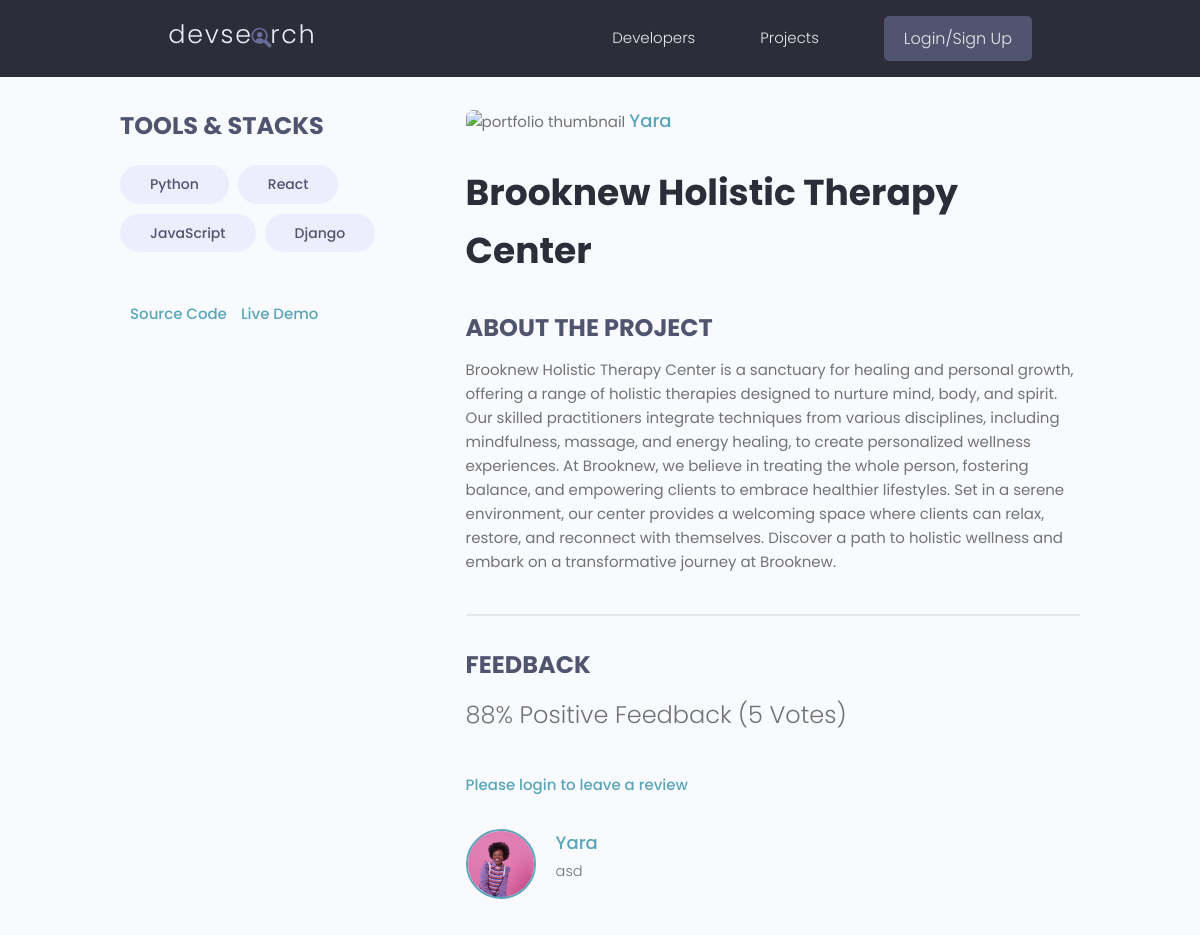
Page /projects/project/fa3c3e9c-9ac0-4ae5-9eec-9b0ad2c6ed4a/ on the committed database.
### projects/models.py (models this page shows, shortened)
class Tag(models.Model): #inherit from model
    name = models.CharField(max_length=200) #name of tag
    created = models.DateTimeField(auto_now_add=True)
    id = models.UUIDField(default=uuid. uuid4, unique=True, primary_key=True, editable=False)
    def __str__(self):
        return self.name

class Project(models.Model):
    owner = models.ForeignKey(Profile, null=True, blank=True, on_delete=models.SET_NULL)  #connect a project to a specific user (many to one relationship)
    title = models.CharField(max_length=200)
    description = models.TextField(null = True, blank= True)
    featured_image = models.ImageField(null=True, blank=True, default="default.jpg")
    demo_link = models.CharField(max_length= 2000, null = True, blank= True)
    source_link = models.CharField(max_length=2000, null = True, blank= True)
    tags = models.ManyToManyField('Tag', blank = True) # True means we dont need to select a tag #create a relationship to a tag (tag can be connected to multiple models)
    vote_total = models.IntegerField(default=0, null=True, blank=True)#store votes here
    vote_ratio= models.IntegerField(default=0, null=True, blank=True)#store votes here
    created = models.DateTimeField(auto_now_add=True)
    id = models.UUIDField(default=uuid. uuid4, unique=True, primary_key=True, editable=False)
    class Meta:
        ordering = ['-vote_ratio', '-vote_total', 'title']
    @property
    def reviewers(self):
        queryset = self.review_set.all().values_list('owner__id', flat=True)
        return queryset

class Review(models.Model):
    VOTE_TYPE = (   #creating a tuple reference by using 'up' but 'Up Vote' is what is displayed
        ('up', 'Up Vote'),
        ('down', 'Down Vote'),
    )
    owner = models.ForeignKey(Profile, on_delete=models.CASCADE, null=True) #if a user delets their account it deletes their review
    project = models.ForeignKey(Project, on_delete= models.CASCADE) #(on_delete, whenever a project is deleted what do we want to do with all the children, all the reviews connected to the project) here, if a project is deleted the review will be left alone and the project field is set to SET_NULL (CASCADE will delete all reviews if project is deleted)
    body =  models.TextField(null = True, blank= True)    #when someoe writes a review
    value = models.CharField(max_length=200, choices=VOTE_TYPE)    #give user only two options, dont want them to write anything (This will be a dropdown list)
    created = models.DateTimeField(auto_now_add=True)
    id = models.UUIDField(default=uuid. uuid4, unique=True, primary_key=True, editable=False)
    class Meta:
        unique_together= [['owner', 'project']] #Can only leave one review per project

### users/models.py (models this page shows, shortened)
class Profile(models.Model):
    user = models.OneToOneField(User, on_delete=models.CASCADE, null=True, blank=True)  #anytime a user is deleted, the profile is deleted
    name = models.CharField(max_length=200, blank=True, null=True)
    email = models.EmailField(max_length=500, blank=True, null=True)
    short_intro = models.CharField(max_length=200, blank=True, null=True, default="This is a default bio. User has not added a bio yet.")
    username = models.CharField(max_length=200, blank=True, null=True)
    location = models.CharField(max_length=200, blank=True, null=True, default="Earth")
    bio = models.TextField(blank=True, null= True)
    profile_image = models.ImageField(blank=True, null= True, upload_to='profiles/', default='profiles/user-default.png' ) #route where the profile goes
    social_github = models.CharField(max_length=200, blank=True, null=True)
    social_twitter = models.CharField(max_length=200, blank=True, null=True)
    social_youtube = models.CharField(max_length=200, blank=True, null=True)
    social_linkedin = models.CharField(max_length=200, blank=True, null=True)
    social_website = models.CharField(max_length=200, blank=True, null=True)
    created = models.DateTimeField(auto_now_add=True) #time stamp
    id = models.UUIDField(default=uuid. uuid4, unique=True, primary_key=True, editable=False) # set an id field

### projects/views.py (the view, shortened to what this page needs)
# urls.py: path('project/<str:pk>/', views.project, name='project'),
def project(request, pk):
    projectObj = Project.objects.get(id = pk)
    form = ReviewForm()
    return render(request, 'projects/single-project.html', {'project': projectObj, 'form': form})

### projects/templates/projects/single-project.html (shortened to what this page needs)
{% extends 'main.html' %}
{% block content %}
<main class="singleProject my-md">
    <div class="container">
        <div class="layout">
            <div class="column column--1of3">
                <h3 class="singleProject__subtitle">Tools & Stacks</h3>
                <div class="singleProject__toolStack">
                    {% for tag in project.tags.all %}
                    <span class="tag tag--pill tag--sub tag--lg">
                        <small>{{tag}}</small>
                    </span>
                    {% endfor %}
                </div>
                {% if project.source_link %}
                <a class="singleProject__liveLink" href="{{project.source_link}}" target="_blank">Source
                    Code
                </a>
                {% endif %}
                {% if project.demo_link %}
                <a class="singleProject__liveLink" href="{{project.source_link}}" target="_blank">Live Demo
                </a>
                {% endif %}
            </div>
            <div class="column column--2of3">
                <img class="singleProject__preview" src="{{ project.imageURL }}" alt="portfolio thumbnail" />
                <a
                    class="singleProject__developer">{{project.owner.name}}</a>
                <h2 class="singleProject__title">{{project.title}}</h2>
                <h3 class="singleProject__subtitle">About the Project</h3>
                <div class="singleProject__info">
                    {{project.description}}
                </div>
                <div class="comments">
                    <h3 class="singleProject__subtitle">Feedback</h3>
                    <h5 class="project--rating">
                        {{project.vote_ratio}}% Positive Feedback ({{project.vote_total}}
                        Vote{{project.vote_total|pluralize:"s"}})
                    </h5>
                    {% if request.user.profile.id in project.reviewers %}
                    <p>You have already submitted your review for this project</p>
                    {% elif request.user.profile == project.owner %}
                    <p>You cannot review your own work</p>
                    {% else %}
                    <a href="{% url 'login' %}?next={{request.path}}">Please login to leave a review</a>
                    {% endif %}
                    <div class="commentList">
                        {% for review in project.review_set.all %}
                        {% if review.body %}
                        <div class="comment">
                            <a >
                                <img class="avatar avatar--md" src="{{review.owner.profile_image.url}}" alt="user" />
                            </a>
                            <div class="comment__details">
                                <a
                                    class="comment__author">{{review.owner.name}}</a>
                                <p class="comment__info">{{review.body|linebreaksbr}}</p>
                            </div>
                        </div>
                        {% endif %}
                        {% endfor %}
                    </div>
                </div>
            </div>
        </div>
    </div>
</main>
{% endblock %}

### static/styles/app.css (style rules this page uses)
:root { --color-sub: #2d2d39; }
img { width: 100%; }
.singleProject .column--1of3 { order: 2; }
@media screen and (min-width: 1081px) { .singleProject .column--1of3 { order: 1; } }
@media screen and (min-width: 1081px) { .singleProject .column--2of3 { order: 2; } }
.singleProject__toolStack { margin-top: 2rem; margin-bottom: 4rem; }
.singleProject__liveLink { font-weight: 500; transition: all 0.3s ease-in-out; border-bottom: 2px solid transparent; }
.singleProject__preview { height: 50vh; object-fit: cover; object-position: top center; margin-bottom: 3rem; border-radius: 0.7rem; }
.singleProject__developer { font-size: 1.8rem; font-weight: 500; }
.singleProject__title { font-size: 3.6rem; font-weight: 700; color: var(--color-sub); margin-bottom: 3rem; }
.project--rating { margin-bottom: 1.6em; margin-top: .5em; }
.singleProject__subtitle { text-transform: uppercase; font-size: 2.4rem; font-weight: 700; color: var(--color-sub-light); margin-bottom: 1rem; }
.comments { margin-top: 4rem; padding-top: 3rem; border-top: 2px solid var(--color-light); }
.commentList { margin: 3rem 0; }
.comment { display: flex; gap: 2rem; }
.comment__author { font-size: 1.8rem; }
.comment__info { font-size: 1.45rem; }

### static/uikit/styles/modules/_variables.css (style rules this page uses)
:root { --color-main: #5aa5b9; --color-main-light: #e6faff; --color-sub: #3f4156; --color-sub-light: #51546e; --color-sub-lighter: #ededfd; --color-text: #737373; --color-gray: #8b8b8b; --color-light: #e5e7eb; --color-light-gray: #767676; --color-bg: #f8fafd; --color-white: #fffefd; --color-white-light: #f3f3f3; --color-success: #359e64; --color-success-bg: #def8e8; --color-error: #fc4b0b; --color-error-bg: #fff2ee; --font-base: 'Poppins', arial, helvetica, 'Segoe UI', roboto, ubuntu, sans-serif; --font-monospace: 'Fira Code', 'Courier New', courier, monospace; --font-regular: 300; --font-medium: 500; --font-bold: 700; --generic-shadow: 1px 1px 5px #00000010; --generic-transition: all 0.3s ease-in-out; }

### static/uikit/styles/modules/_base.css (style rules this page uses)
* { margin: 0; padding: 0; box-sizing: border-box; text-rendering: optimizeLegibility; color: inherit; font-size: inherit; }
html { font-size: 50%; }
@media only screen and (min-width: 480px) { html { font-size: 56.25%; } }
@media only screen and (min-width: 1200px) { html { font-size: 62.5%; } }
body { line-height: 1.6; font-weight: 400; font-size: 1.5rem; color: var(--color-text); background-color: var(--color-bg); min-height: 100vh; }

### static/uikit/styles/modules/_typography.css (style rules this page uses)
* { font-family: var(--font-base); }
h2 { font-size: 3.6rem; font-weight: var(--font-bold); }
h3 { font-size: 3.2rem; font-weight: var(--font-medium); }
h5 { font-size: 2.4rem; font-weight: var(--font-medium); }
h5, h6 { font-weight: var(--font-regular); }
p, span, strong { font-size: 1.6rem; color: var(--color-text); font-weight: var(--font-regular); }
a { padding-bottom: 2px; text-decoration: none; display: inline-block; color: var(--color-main); font-weight: var(--font-medium); }

### static/uikit/styles/modules/_utilities.css (style rules this page uses)
.container { width: 92%; max-width: 165rem; margin: 0 auto; box-sizing: border-box; }
@media screen and (min-width: 1000px) { .container { width: 90%; } }
@media screen and (min-width: 1200px) { .container { width: 80%; } }
.my-md { margin: 3rem auto; }

### static/uikit/styles/modules/_avatar.css (style rules this page uses)
.avatar { border-radius: 50%; border: 2px solid var(--color-main); object-fit: cover; }
.avatar--md { height: 7rem; width: 7rem; }

### static/uikit/styles/modules/_tag.css (style rules this page uses)
.tag { display: inline-flex; align-items: center; background-color: var(--color-sub); height: -webkit-fit-content; height: -moz-fit-content; height: fit-content; width: -webkit-fit-content; width: -moz-fit-content; width: fit-content; border-radius: 0.5rem; padding: 0.5rem 1.5rem; font-size: 1.2rem; cursor: pointer; }
.tag:not(:last-child) { margin-right: 0.25rem; margin-bottom: 0.75rem; }
.tag > small { color: var(--color-white); }
.tag--pill { border-radius: 5rem; }
.tag--sub, .tag--sub > small { background: var(--color-sub-lighter); color: var(--color-sub-light); font-weight: 500; }
.tag--lg { padding: 0.8rem 3rem; font-size: 1.4rem; }
.tag--lg:not(:last-child) { margin-right: 0.5rem; margin-bottom: 1rem; }

### static/uikit/styles/modules/_layout.css (style rules this page uses)
.layout { display: flex; flex-flow: row wrap; justify-content: space-between; }
.layout > .column { margin-bottom: 3rem; }
.layout > .column.column--1of3 { flex-basis: 30%; }
.layout > .column.column--2of3 { flex-basis: 64%; }

### rows in the picture
Tag: name "Python"
Tag: name "React"
Tag: name "JavaScript"
Tag: name "Django"
Project: owner.name "Yara", title "Brooknew Holistic Therapy Center", description "Brooknew Holistic Therapy Center is a sanctuary for healing and personal growth, offering a range of holistic therapies designed to nurture mind, body, and spirit. Our skilled practitioners integrate techniques from various disciplines, including mindfulness, massage, and energy healing, to create personalized wellness experiences. At Brooknew, we believe in treating the whole person, fostering balance, and empowering clients to embrace healthier lifestyles. Set in a serene environment, our center provides a welcoming space where clients can relax, restore, and reconnect with themselves. Discover a path to holistic wellness and embark on a transformative journey at Brooknew.", vote_ratio "88", vote_total "5"
Review: owner.profile_image (picture), owner.name "Yara", body "asd"
